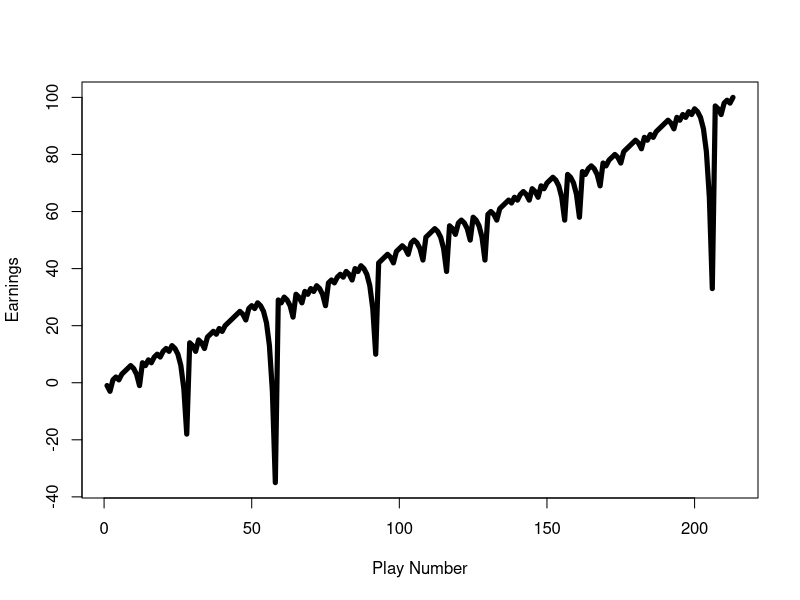
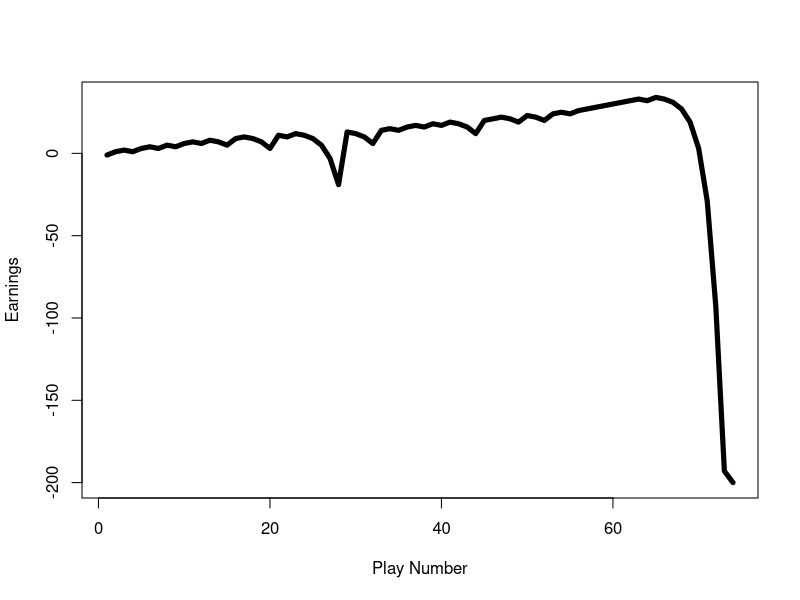

Here is the R script that generated these plots, in order: (Note: a time limit stopped this script after it produced the figures.)
## ---- chunk 1
knitr::opts_chunk$set(echo = TRUE)
## ---- chunk 2
# required package 
library(dplyr)
library(magrittr)
## ---- chunk 3
#' A single play of the Martingale strategy
#'
#' Takes a state list, spins the roulette wheel, returns the state list with updated values (for example, budget, plays, etc)
#' @param state A list with the following entries: 
#'   B              number, the budget
#'   W              number, the budget threshold for successfully stoping
#'   L              number, the maximum number of plays 
#'   M              number, the casino wager limit
#'   plays          integer, the number of plays executed
#'   previous_wager number, the wager in the previous play (0 at first play)
#'   previous_win   TRUE/FALSE, indicator if the previous play was a win (TRUE at first play)
#' @return The updated state list
one_play <- function(state){
  
    # Wager
    proposed_wager <- ifelse(state$previous_win, 1, 2*state$previous_wager)
    wager <- min(proposed_wager, state$M, state$B)
    
    # Spin of the wheel
    red <- rbinom(1,1,18/38)
    
    # Update state
    state$plays <- state$plays + 1
    state$previous_wager <- wager
    if(red){
      # WIN
      state$B <- state$B + wager
      state$previous_win <- TRUE
    }else{
      # LOSE
      state$B <- state$B - wager
      state$previous_win <- FALSE
    }
  state
}


#' Stopping rule
#'
#' Takes the state list and determines if the gambler has to stop
#' @param state A list.  See one_play
#' @return TRUE/FALSE
stop_play <- function(state){
  if(state$B <= 0) return(TRUE)
  if(state$plays >= state$L) return(TRUE)
  if(state$B >= state$W) return(TRUE)
  FALSE
}


#' Play roulette to either bankruptcy, success, or play limits
#'
#' @param B number, the starting budget
#' @param W number, the budget threshold for successfully stoping
#' @param L number, the maximum number of plays 
#' @param M number, the casino wager limit
#' @return A vector of budget values calculated after each play.
one_series <- function(
    B = 200
  , W = 300
  , L = 1000
  , M = 100
){

  # initial state
  state <- list(
    B = B
  , W = W
  , L = L
  , M = M
  , plays = 0
  , previous_wager = 0
  , previous_win = TRUE
  )
  
  # vector to store budget over series of plays
  budget <- rep(NA, L)
  
  # For loop of plays
  for(i in 1:L){
    new_state <- state %>% one_play
    budget[i] <- new_state$B
    if(new_state %>% stop_play){
      return(budget[1:i])
    }
    state <- new_state
  }
  budget    
}

# helper function
get_last <- function(x) x[length(x)] 
## ---- chunk 4
# set the seed of R's random number generator. "1" simulates a winning game 
set.seed(1) 
# ledger stores the (ending budget - starting budget) of each play 
ledger <- one_series(200,300,1000,100) - 200
# get the total play number, plot the play number and its corresponding earning 
plot(1:length(ledger),ledger, type = "l", lwd = 5, xlab = "Play Number", ylab = "Earnings")
## ---- chunk 5
# "2" simulates a losing game
set.seed(2) 
# ledger stores the (ending budget - starting budget) of each play 
ledger <- one_series(200,300,1000,100) - 200
# get the total play number, plot the play number and its corresponding earning 
plot(1:length(ledger),ledger, type = "l", lwd = 5, xlab = "Play Number", ylab = "Earnings")
## ---- chunk 6
# try starting budget 200,250,300,350,400,450,500
budget <- seq(200,500,by =50)
# store the average earnings of a specific starting budget
budget_ending <- 0 * budget
# for each starting budget, repeat the game 10000 times
walk_out_money <- rep(NA,10000)

# for each starting budget, repeat 10000 times
for (i in seq_along(budget)){
  for (j in seq_along(walk_out_money)){
    # find the ending budget of each play
    walk_out_money[j] <- one_series(budget[i],budget[i]+100,1000, 100) %>% get_last
  }
  # for each starting budget, find the average earnings (ending budget - starting budget)
  budget_ending[i] <- mean(walk_out_money - budget[i])
}
# plot the result
plot(budget,budget_ending,xlab = "Starting Budget", ylab="Average Earnings",pch=16)
## ---- chunk 7
# try starting budget 200,250,300,350,400,450,500
budget <- seq(200,500,by =50)
# store the average earnings of a specific starting budget
budget_ending <- 0 * budget
# for each starting budget, repeat the game 10000 times
walk_out_money <- rep(NA,10000)

# for each starting budget, repeat 10000 times
for (i in seq_along(budget)){
  for (j in seq_along(walk_out_money)){
    # find the ending budget of each play
    walk_out_money[j] <- one_series(budget[i],budget[i]+100,1000, budget[i]*0.5) %>% get_last
  }
  # for each starting budget, find the average earnings (ending budget - starting budget)
  budget_ending[i] <- mean(walk_out_money - budget[i])
}
# plot the result
plot(budget,budget_ending,xlab = "Starting Budget", ylab="Average Earnings",pch=16)
## ---- chunk 8
single_spin <- function(){
  possible_outcomes <- c(rep("red",18), rep("black",18), rep("green",2))
  sample(possible_outcomes, 1)
}

martingale_wager <- function(
  previous_wager
  , previous_outcome
  , max_wager
  , current_budget
){
  if(previous_outcome == "red") return(1)
  min(2*previous_wager, max_wager, current_budget)
}

one_play_2 <- function(previous_ledger_entry, max_wager){
  # Create a copy of the input object that will become the output object
  out <- previous_ledger_entry
  out[1, "game_index"] <- previous_ledger_entry[1, "game_index"] + 1
  out[1, "starting_budget"] <- previous_ledger_entry[1, "ending_budget"]
  out[1, "wager"] <- martingale_wager(
    previous_wager = previous_ledger_entry[1, "wager"]
    , previous_outcome = previous_ledger_entry[1, "outcome"]
    , max_wager = max_wager
    , current_budget = out[1, "starting_budget"]
  )
  out[1, "outcome"] <- single_spin()
  out[1, "ending_budget"] <- out[1, "starting_budget"] + 
    ifelse(out[1, "outcome"] == "red", +1, -1)*out[1, "wager"]
  return(out)
}

one_series_2 <- function(
  max_games, starting_budget, winning_threshold, max_wager
){
  # Initialize ledger
  ledger <- data.frame(
      game_index = 0:max_games
    , starting_budget = NA_integer_
    , wager = NA_integer_
    , outcome = NA_character_
    , ending_budget = NA_integer_
  )
  ledger[1, "wager"] <- 1
  ledger[1, "outcome"] <- "red"
  ledger[1, "ending_budget"] <- starting_budget
  for(i in 2:nrow(ledger)){
    #browser()
    ledger[i,] <- one_play_2(ledger[i-1,], max_wager)
    if(stopping_rule(ledger[i,], winning_threshold)) break
  }
  # Return non-empty portion of ledger
  ledger[2:i, ]
}

stopping_rule <- function(
  ledger_entry
  , winning_threshold
){
  ending_budget <- ledger_entry[1, "ending_budget"]
  if(ending_budget <= 0) return(TRUE)
  if(ending_budget >= winning_threshold) return(TRUE)
  FALSE
}

profit <- function(ledger){
  n <- nrow(ledger)
  profit <- ledger[n, "ending_budget"] - ledger[1, "starting_budget"]
  return(profit)
}

require(magrittr)

## ---- chunk 9
# repeat 10000 times
play_before_stopping <- rep(NA,10000)
# for each play, record the total play times before stopping
for (i in seq_along(play_before_stopping)){
  # get the play information
  ledger <- one_series_2(1000,200,300,100)
  # access the total play numbers
  play_before_stopping[i] <- ledger[nrow(ledger),1]
}
# calculate the average numbers of play before stopping
mean(play_before_stopping)
hist(play_before_stopping, breaks = 100)
